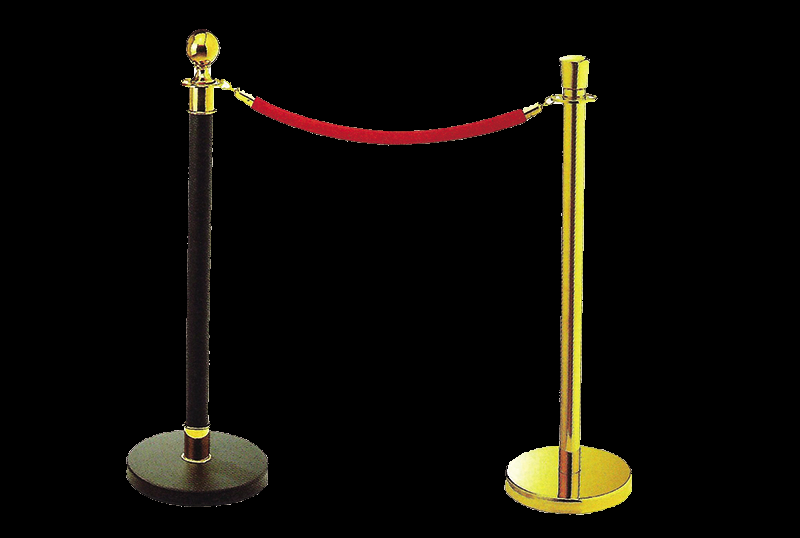
#> input picture images/objects/000032_nobg.png, 800 x 538 px; its folder holds 2 pictures in this run
$ python overlay_image.py
#> lines starting #> are read from the running program, lines starting #| are printed output that depends on the picture; after the words box and inside, x2 and y2 are one past the last pixel; in counts of white or black regions, pixels touching at a corner belong together
import os
import random

import cv2

def image_overlayer(object_name, bg_name, obj_class):
    """
    This function takes in an object without a background and overlays it onto a larger background image

    Args:
    object_name : str = Name of object image .png
    bg_name : str = Name of background image .jpg
    obj_class: int = Class number of specific object

    Returns:
    None
    Writes recombined image to recombined-images folder
    """
#> called with object_name = '000032_nobg.png', obj_class = 0

    s_img = cv2.imread(f"./images/objects/{object_name}", -1)
#> s_img is the input picture: shape (538, 800, 4); mean B, G, R, A 5.6, 10.4, 12.7, 23.5
    l_img = cv2.imread(f"./images/backgrounds/{bg_name}", -1)
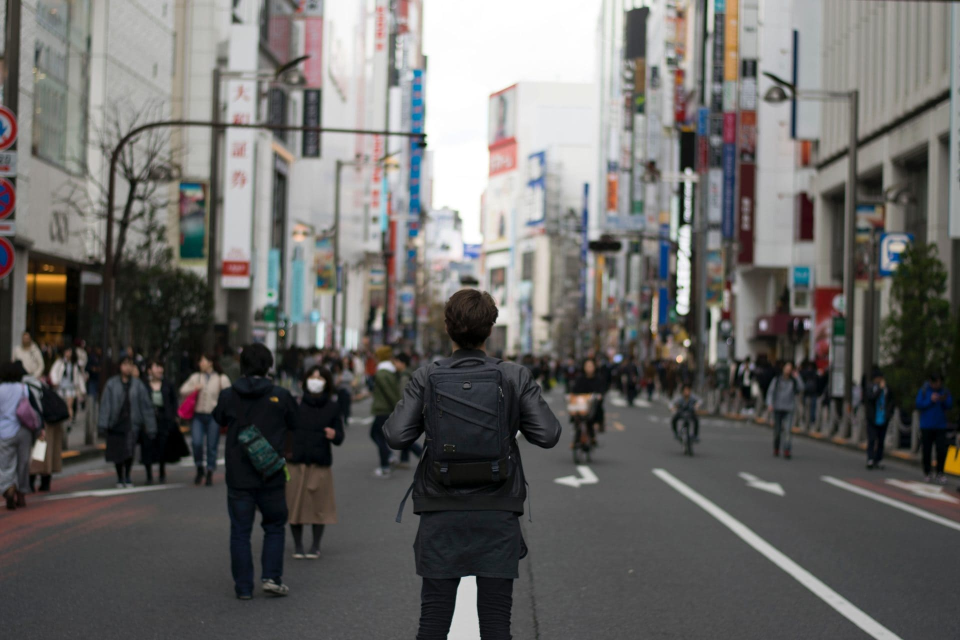
#> input picture images/backgrounds/tycho-atsma-_7-kV-1AOc4-unsplash-1920x1280.jpg, 1920 x 1280 px (shown at 1/2 size)
#> l_img is the input picture: shape (1280, 1920, 3); mean B, G, R 102.1, 103.8, 105

    #Positioning object within background
    for i in range(10): # 10 tries
        try:
            #randomizing image size
            new_x = random.randint(l_img.shape[1]//10, l_img.shape[1]//5)
            shrink_factor = new_x/s_img.shape[1]
            new_x = round(shrink_factor*s_img.shape[1])
            new_y = round(shrink_factor*s_img.shape[0])
            s_img = cv2.resize(s_img, (new_x, new_y))

            #deciding offset of x and y coordinates of object in bg (randomly)
            x_offset = random.randint(5, (l_img.shape[1]-(s_img.shape[1]+5)))
            y_offset = random.randint(5, (l_img.shape[0]-(s_img.shape[0]+5)))

            #calculating 4 corners of object offset
            x1, x2 = x_offset, x_offset + s_img.shape[1]
            y1, y2 = y_offset, y_offset + s_img.shape[0]

            #normalizing alpha values
            alpha_s = s_img[:, :, 3] / 255.0
            alpha_l = 1.0 - alpha_s

            #overlay object onto background
            for c in range(0, 3):
                l_img[y1:y2, x1:x2, c] = (alpha_s * s_img[:, :, c] +
                                        alpha_l * l_img[y1:y2, x1:x2, c])

        except ValueError as E:
            # print(E)
            continue
        else:
            break
#> this loop made 1 pass
#> pass 1, in image_overlayer, `s_img = cv2.resize(s_img, (new_x, new_y))`:
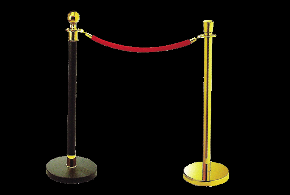
#> s_img: shape (195, 290, 4); mean B, G, R, A 5.6, 10.4, 12.7, 23.6
#> pass 1, in image_overlayer, `alpha_s = s_img[:, :, 3] / 255.0`:
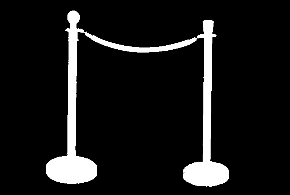
#> alpha_s: shape (195, 290) float64; min 0, max 1, mean 0.0924
#> pass 1, in image_overlayer, `alpha_l = 1.0 - alpha_s`:
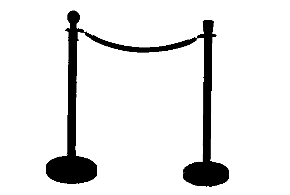
#> alpha_l: shape (195, 290) float64; min 0, max 1, mean 0.908
#> after the loop:
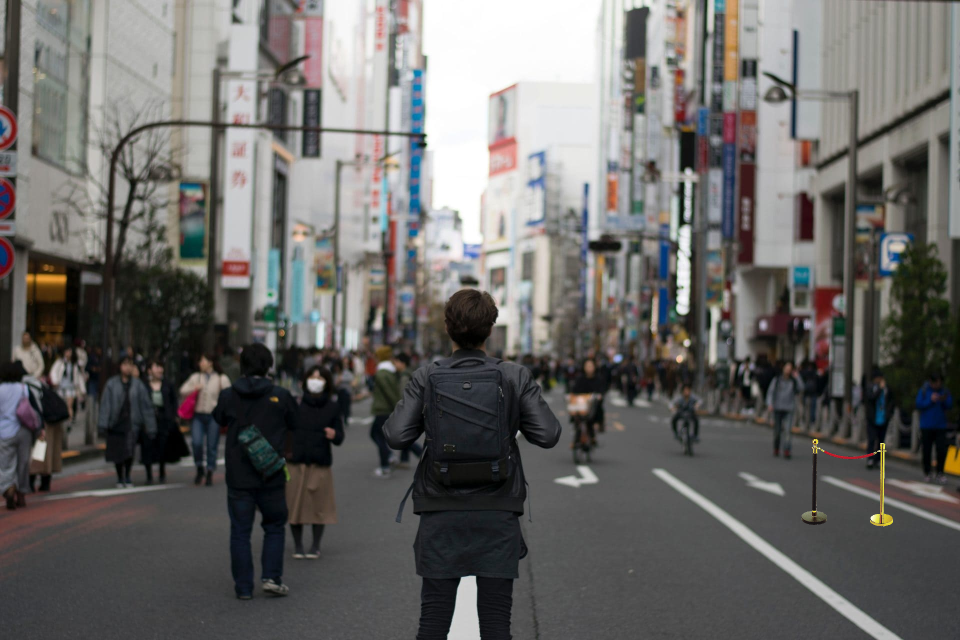
#> l_img: shape (1280, 1920, 3) (shown at 1/2 size); 0.22% of pixels changed, all inside (x1, y1, x2, y2) = (1602, 876, 1786, 1053)

#> (the run stopped early here; a loop or call above may not have finished)
